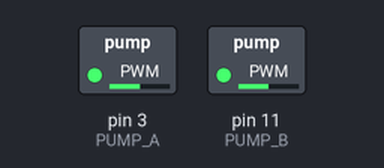
A sketch run on a simulated Arduino Uno, built with avr-gcc and run on an emulated ATmega328P. Shown: switched loads named in the sketch (green lamp = pin HIGH).

Above: at 0.1 s.
Timing chart, 0 to 1.6 s (numbered marks = the images above):
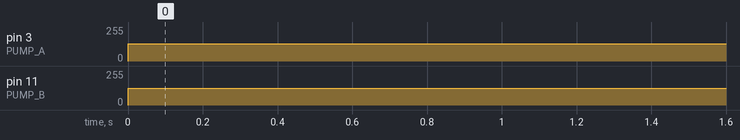

Measured:
- by itself, pin 3 (PUMP_A): 0/255 → 128/255 at 0.00 s
- by itself, pin 11 (PUMP_B): 0/255 → 127/255 at 0.00 s

The sketch:

DicksonChargePump.ino
```cpp
/*

  DicksonChargePump
  Zener-regulated 12V Dickson Charge Pump driven with Arduino PWM.

  For info and circuit diagrams see https://github.com/tardate/LittleArduinoProjects/tree/main/playground/DicksonChargePump

 */

const int PUMP_A=3;
const int PUMP_B=11;

/*
 * Enable Timer2 Fast PWM on pin 3, 11
 *   NB: pins must be set to OUTPUT for PWM to appear on the pins
 *   Fast PWM  : WGM21 WGM20
 *   Clear OC2A on Compare Match (COM2A1)
 *   Set   OC2B on Compare Match (COM2B1 + COM2B0)
 *   Frequency : 16MHz/1/256 = 62.5kHz (CS20)
 *   Pin 11    : (127+1)/256 = 50% duty cycle (OCR2A)
 *   Pin 3     : (127+1)/256 = 50% duty cycle (OCR2B)
 */
void startPwm() {
  TCCR2A = _BV(COM2A1) | _BV(COM2B1) | _BV(COM2B0) | _BV(WGM21) | _BV(WGM20);
  TCCR2B = _BV(CS20);
  OCR2A = 127;
  OCR2B = 127;
}

void PwmOn() {
  pinMode(PUMP_A, OUTPUT);
  pinMode(PUMP_B, OUTPUT);
}

void PwmOff() {
  pinMode(PUMP_A, INPUT);
  pinMode(PUMP_B, INPUT);

}

void setup() {
  startPwm();
}

void loop() {
  PwmOn();
  delay(5000);
  PwmOff();
  delay(5000);
}
```
